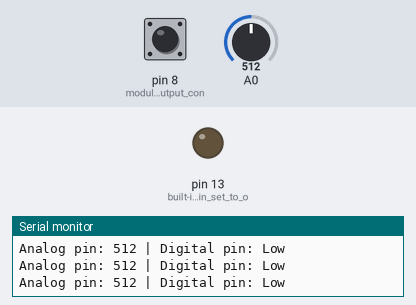
Bench run of a sketch on a simulated Arduino Uno, built with avr-gcc and run on an emulated ATmega328P. Parts: output pins drawn as LEDs (lit = HIGH), the last lines printed to the serial monitor. Dashed ring = blinking. Inputs (shaded band) come from the test bench; at power-on: pin 8 (module_digital_output_con) LOW, A0 = 512.

Above: at 1.2 s.
1.3 s: pin 8 (module_digital_output_con) driven HIGH
At 1.7 s:
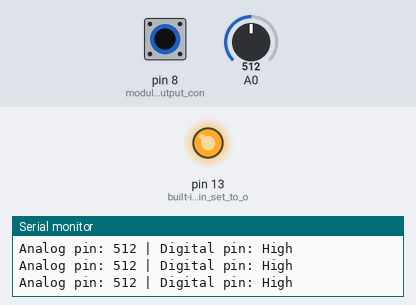
2.8 s: A0 set to 106
5.8 s: A0 set to 92
8.8 s: pin 8 (module_digital_output_con) driven LOW
At 9.7 s:
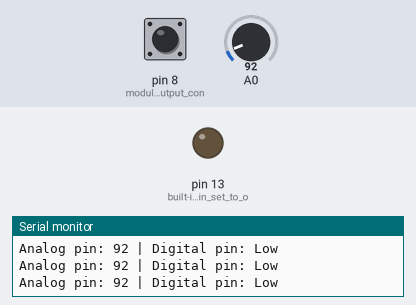
11.8 s: pin 8 (module_digital_output_con) pulsed HIGH 2 times (0.12 s each, 0.3 s apart)
At 12.18 s:
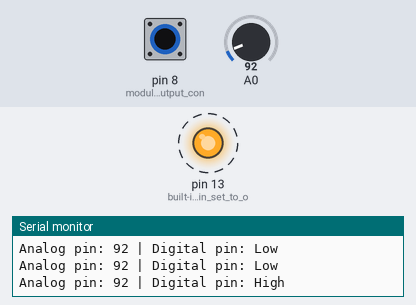
15.4 s: pin 8 (module_digital_output_con) pulsed HIGH 5 times (0.12 s each, 0.3 s apart)
At 17.7 s:
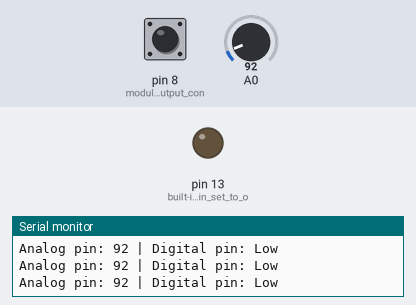
Timing chart, 0 to 19.2 s (numbered marks = the images above; inputs shaded):
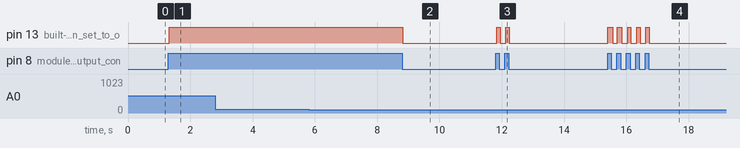

The sketch:

38.Microphone_Sound_Sensor_Module.ino
```cpp
// Arduino and KY-038 module
void setup ()
{
pinMode (13, OUTPUT); // built-in LED pin set to output
pinMode (8, INPUT); // module digital output connected to Arduino pin 8
Serial.begin(9600); // initialize serial
}
void loop ()
{
// display analog and digital values to serial
Serial.print("Analog pin: ");
Serial.print(analogRead(A0));
Serial.print(" | Digital pin: ");
if (digitalRead(8) == HIGH) {
Serial.println("High");
digitalWrite (13, HIGH); // if module value is higher than threshold,
// switch-On built-in LED
}
else {
Serial.println("Low");
digitalWrite (13, LOW);
}
}
```

Measured:
- after the input at 1.3 s, pin 13 (built-in_LED_pin_set_to_o): LOW → HIGH at once
- after the input at 8.8 s, pin 13 (built-in_LED_pin_set_to_o): HIGH → LOW at once
- after the input at 11.8 s, pin 13 (built-in_LED_pin_set_to_o): alternates HIGH for 0.11 s and LOW for 0.18 s, 4 changes in all, then stays LOW, starting at once
- after the input at 15.4 s, pin 13 (built-in_LED_pin_set_to_o): alternates HIGH for 0.11 s and LOW for 0.18 s, 10 changes in all, then stays LOW, starting at once
